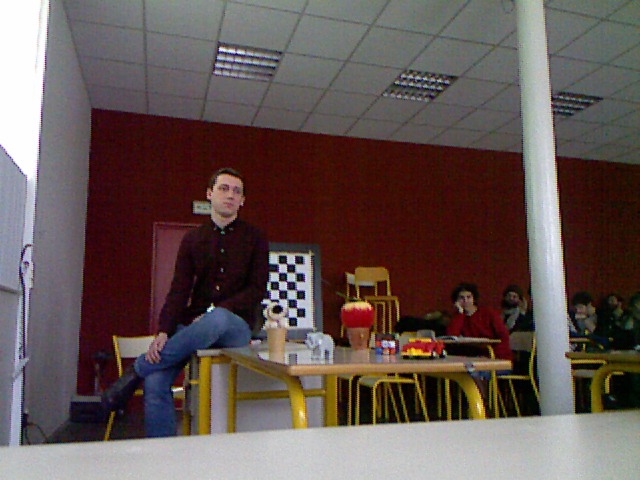
%> input picture LeftRgbobjects_scene21.png, 640 x 480 px
$ octave CV_Project.m   (GNU Octave 9; MATLAB toolbox functions it lacks are replaced by stand-ins)
%> lines starting %> are read from the running program, lines starting %| are printed output that depends on the picture
%% Calibration Parameters
% Left RGB Camera Intrinsic Parameters
fx_rgb_left = 517.57040; %546.13865;
fy_rgb_left = 518.73475; %535.59453;
cx_rgb_left = 320; %264.48866; %
cy_rgb_left = 240; %220.24823; %

% Right RGB Camera Intrinsic Parameters
fx_rgb_right = 520.08735; %516.06233;
fy_rgb_right = 509.26543; %509.59230;
cx_rgb_right = 320; %259.49525; %
cy_rgb_right = 240; %234.21632 %274.55578;

% Kinect Depth camera parameters
fx_d =  5.7616540758591043e+02;
fy_d = 5.7375619782082447e+02;
cx_d = 3.2442516903961865e+02;
cy_d = 2.3584766381177013e+02;

% Extrinsic parameters between RGB and Depth camera for Kinect V1
% Rotation matrix
R =  inv([  9.9998579449446667e-01, 3.4203777687649762e-03, -4.0880099301915437e-03;
    -3.4291385577729263e-03, 9.9999183503355726e-01, -2.1379604698021303e-03;
    4.0806639192662465e-03, 2.1519484514690057e-03,  9.9998935859330040e-01]);

% Translation vector.
T = -[  2.2142187053089738e-02, -1.4391632009665779e-04, -7.9356552371601212e-03 ]';

%% Load last pair of images for 3D reconstruction later
% Load Left RGB and Depth scene image
left_rgb_img = imread('LeftRgbobjects_scene21.png');
%> left_rgb_img is the input picture: size 480x640x3 uint8; mean R, G, B 99.5, 85.7, 82.2
left_depth_img = imread('LeftDepthobjects_scene21.png');
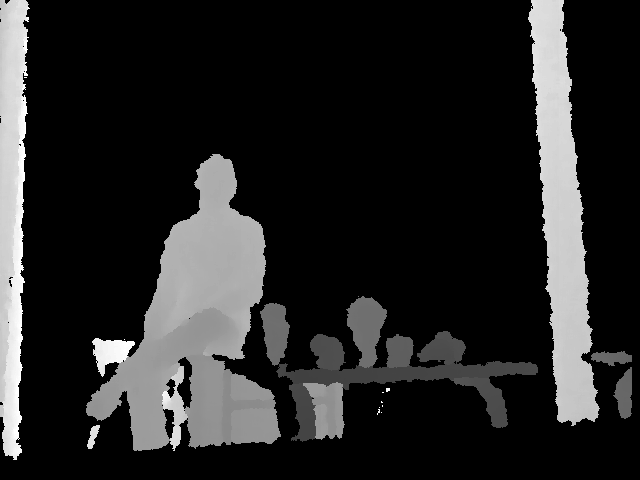
%> input picture LeftDepthobjects_scene21.png, 640 x 480 px
%> left_depth_img is the input picture: size 480x640 uint16; min 0, max 3975, mean 598.5

% Load Right RGB and Depth scene image
right_rgb_img = imread('RightRgbobjects_scene21.png');
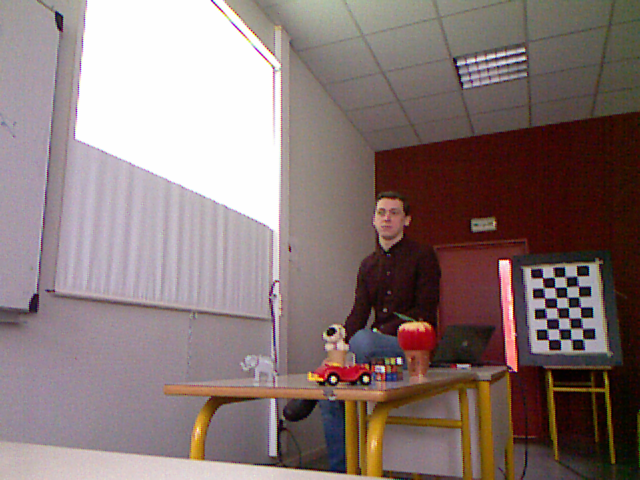
%> input picture RightRgbobjects_scene21.png, 640 x 480 px
%> right_rgb_img is the input picture: size 480x640x3 uint8; mean R, G, B 135.9, 118.6, 117.1
right_depth_img = imread('RightDedpthobjects_scene21.png');
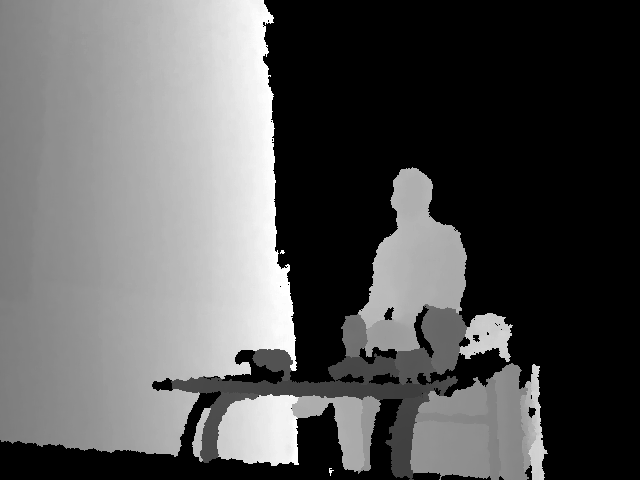
%> input picture RightDedpthobjects_scene21.png, 640 x 480 px
%> right_depth_img is the input picture: size 480x640 uint16; min 0, max 3975, mean 1381.9

% Lets have a look at the images
figure();
subplot(1,2,1)
imshow(left_rgb_img );
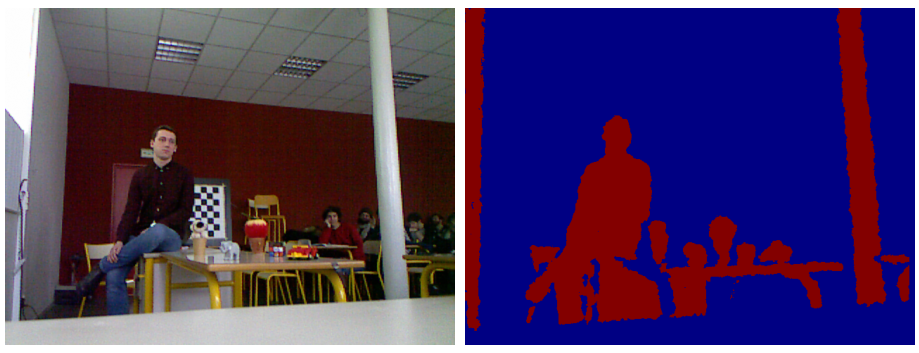
%> figure redrawn from the program's plot data, 2 panels
subplot(1,2,2)
imshow(left_depth_img,[0.8,3.0],'Colormap', jet(255));
figure();
subplot(1,2,1)
imshow(right_rgb_img);
subplot(1,2,2)
imshow(right_depth_img,[0.8,3.0],'Colormap', jet(255));
%% Step1: Back-project every 2D point from depth image into 3D space
% Left Camera:
[n_row, n_col] = size(left_depth_img);
%> n_row = 480; n_col = 640
left_depth_map = zeros(n_row, n_col, 3);
for x = 1:n_row
    for y = 1:n_col
        % Back-project every 2D point from depth image into 3D space
        left_depth_map(x, y, 1) = (y - cx_d) * double(left_depth_img(x, y)) / fx_d;
        left_depth_map(x, y, 2) = (x - cy_d) * double(left_depth_img(x, y)) / fy_d;
        left_depth_map(x, y, 3) = double(left_depth_img(x, y));

    end
end
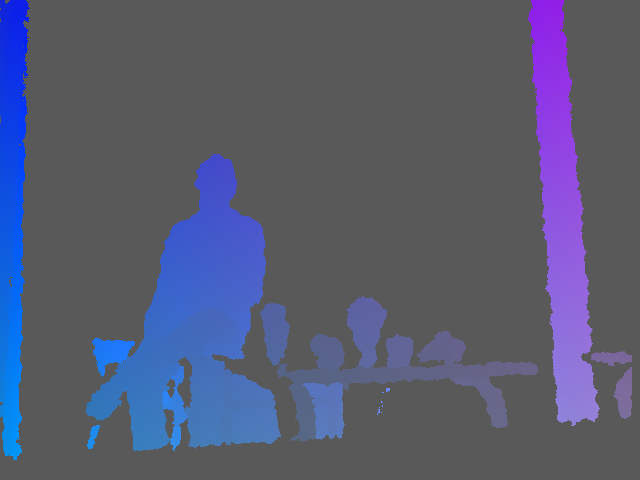
%> left_depth_map: size 480x640x3 double; mean R, G, B -45.1, 45.3, 598.5; drawn with min black and max white

% Right Camera:
[n_row, n_col] = size(right_depth_img);
right_depth_map = zeros(n_row, n_col, 3);
for x = 1:n_row
    for y = 1:n_col
        % Back-project every 2D point from depth image into 3D space
        right_depth_map(x, y, 1) = (y - cx_d) * double(right_depth_img(x, y)) / fx_d;
        right_depth_map(x, y, 2) = (x - cy_d) * double(right_depth_img(x, y)) / fy_d;
        right_depth_map(x, y, 3) = double(right_depth_img(x, y));
    end
end
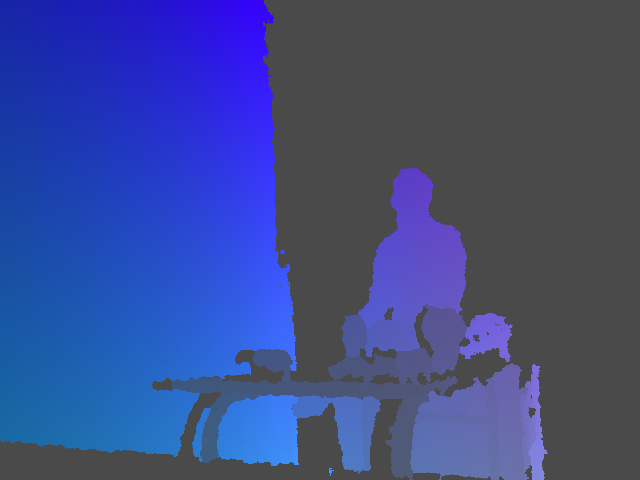
%> right_depth_map: size 480x640x3 double; mean R, G, B -273, 36.7, 1381.9; drawn with min black and max white


%% Step 2: Project every transformed 3D point into the RGB image
% Left Camera:
index = 0;
pc_rbg_left = zeros(n_row * n_col, 3);
pc_rbg_left_col = zeros(n_row * n_col, 3);
for x = 1:n_row
    for y = 1:n_col
        if left_depth_map(x, y, 3) > 0
            % Apply transformation between Depth and RGB camera
            XYZ_depth = [left_depth_map(x, y, 1), left_depth_map(x, y, 2), left_depth_map(x, y, 3)];
            XYZ_rgb = R * XYZ_depth' + T;
            % Project every transformed 3D point into the RGB image
            x_rgb = round(fx_rgb_left * XYZ_rgb(1) / XYZ_rgb(3) + cx_rgb_left);
            y_rgb = round(fy_rgb_left * XYZ_rgb(2) / XYZ_rgb(3) + cy_rgb_left);

            if x_rgb > 0 && y_rgb > 0 && x_rgb < n_col  && y_rgb < n_row
                % look up color corrsponding to a given 3D point
                color = left_rgb_img(y_rgb, x_rgb, :);
                index = index + 1;
                % create new point cloud with color
                pc_rbg_left(index,:) =  XYZ_rgb;
                pc_rbg_left_col(index, :) = color;
            end
        end
    end
end
%> after the loop, XYZ_depth = [-2005.7 1468.5 3759]; XYZ_rgb = [-1995.4; 1469.8; 3764]; color = [35 34 53]; index = 69456; x_rgb = 46; y_rgb = 443
pc_rbg_left = pc_rbg_left(1:index,:);
pc_rbg_left_col = pc_rbg_left_col (1:index,:);

figure()

pcshow(left_depth_map)
%> (this line was passed over: pcshow is not available in this run)
figure()
pcshow(pc_rbg_left, pc_rbg_left_col / 256.0)
%> (this line was passed over: pcshow is not available in this run)


% Right camera:
index = 0;
pc_rbg_right = zeros(n_row * n_col, 3);
pc_rbg_right_col = zeros(n_row * n_col, 3);
for x = 1:n_row
    for y = 1:n_col
         if right_depth_map(x, y, 3) > 0
            % Apply transformation between Depth and RGB camera
            XYZ_depth = [right_depth_map(x, y, 1), right_depth_map(x, y, 2), right_depth_map(x, y, 3)];
            XYZ_rgb = R * XYZ_depth' + T;
            % Project every transformed 3D point into the RGB image
            x_rgb = round(fx_rgb_right * XYZ_rgb(1) / XYZ_rgb(3) + cx_rgb_right);
            y_rgb = round(fy_rgb_right * XYZ_rgb(2) / XYZ_rgb(3) + cy_rgb_right);

            if x_rgb > 0 && y_rgb > 0 && x_rgb < n_col  && y_rgb < n_row
                % look up color corrsponding to a given 3D point
                color = right_rgb_img(y_rgb, x_rgb, :);
                index = index + 1;
                % create new point cloud with color
                pc_rbg_right(index,:) =  XYZ_rgb;
                pc_rbg_right_col(index, :) = color;
            end
        end
    end
end
%> after the loop, XYZ_depth = [1231.3 1374.9 3231]; XYZ_rgb = [1239.8; 1386.1; 3223]; color = [94 64 77]; index = 162785; x_rgb = 520; y_rgb = 459
pc_rbg_right = pc_rbg_right(1:index,:);
pc_rbg_right_col = pc_rbg_right_col (1:index,:);

figure()

pcshow(right_depth_map)
%> (this line was passed over: pcshow is not available in this run)
figure()
pcshow(pc_rbg_right, pc_rbg_right_col / 256.0)
%> (this line was passed over: pcshow is not available in this run)


%% Step3: Transformation from left 3D coordinate to right 3D coordinate camera frame

% Transformation vectors between left and right RBG cameras
T_rbg = [ -954.57277, 99.75455, 462.56569] - [66.49332, 16.62784, 128.72005*0.5]; %[-1034.35109, 66.12586, 410.88503] * 0.9 ;
R_rbg = [ -0.03190 0.73381 -0.15668 ]; %[ -0.01157 0.68566 -0.10888 ] ;
%> (the run ends here)
